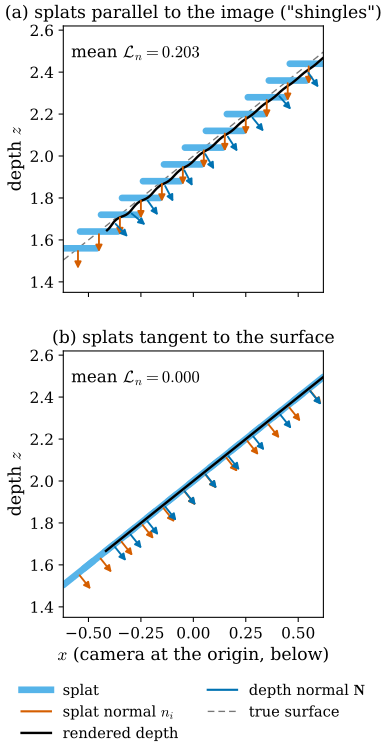

Recreate this plot in Python.
"""Figure 30.3.4: normal consistency = "every splat is tangent to the surface rendered from all splats" (Section 30.3).

Flatland 2DGS renderer (x horizontal, depth z vertical, camera at the origin below the plotted window, image coordinate
xi = x/z, 101 pixels in xi in [-0.25, 0.25]). True surface: the line z = 2 + 0.8 x (gray dashed).
16 splats with centers on that line, scale s = 0.06, opacity 0.95, Gaussian falloff exp(-u^2/2):
(a) "shingles": every splat is parallel to the image line (normal (0, -1), facing the camera);
(b) every splat is tangent to the line.
Per pixel: ray-splat intersections sorted by depth, alpha blending w_i = a_i prod_{j<i}(1 - a_j), expected depth
sum w_i z_i / sum w_i (the default depth_ratio = 0 of the official code); back-projected points p(xi) = z (xi, 1);
depth normal N from central differences of p (rotated by 90 deg and oriented toward the camera);
loss L_n = sum_i w_i (1 - <n_i, N>) with n_i the splat normal oriented toward the camera ([Huang24] eq. (14)).
Drawn: splats (light blue segments, +-1.5 s), splat normals n_i (vermillion), rendered depth curve (black), depth normals
N at every 10th pixel (blue), true surface (gray dashed). Mean L_n over pixels is printed in each panel.
Self-checks: tangent splats give L_n < 1e-6; shingles give mean L_n ~ 0.2 (1 - cos 38.7 deg = 0.219 times coverage).

Run from the project root: ``PYTHONPATH=tools python3 chapters/30-radiance-field-surfaces/figures/fig-30-3-4-normal-consistency.py``
"""

import os

os.environ.setdefault("OMP_NUM_THREADS", "4")
os.environ.setdefault("OPENBLAS_NUM_THREADS", "4")

import dgfig

dgfig.setup()

import matplotlib
import matplotlib.pyplot as plt
import numpy as np

matplotlib.rcParams.update({"font.size": 13, "axes.titlesize": 13.5, "axes.labelsize": 13,
                            "xtick.labelsize": 11.5, "ytick.labelsize": 11.5, "legend.fontsize": 11.5})
C = dgfig.COLORS
SLOPE, S, ALPHA = 0.8, 0.06, 0.95
xi = np.linspace(-0.25, 0.25, 101)
centers = np.stack([np.linspace(-0.75, 0.75, 16), 2 + SLOPE * np.linspace(-0.75, 0.75, 16)], 1)
tan = np.array([1, SLOPE]) / np.hypot(1, SLOPE)
nrm = np.array([-SLOPE, 1]) / np.hypot(1, SLOPE)


def render(splats):
    ed = np.full(len(xi), np.nan)
    per_pixel = []
    for k, x in enumerate(xi):
        hits = []
        for (cc, t, n) in splats:
            den = S * (t[0] - t[1] * x)
            if abs(den) < 1e-12:
                continue
            uu = -(cc[0] - cc[1] * x) / den
            p = cc + S * uu * t
            a = ALPHA * np.exp(-0.5 * uu * uu)
            if p[1] <= 0 or a < 1 / 255:
                continue
            nn = n if n @ (-p) > 0 else -n                  # rasterizer: normal faces the camera
            hits.append((p[1], a, nn))
        hits.sort(key=lambda h: h[0])
        T, A, zsum, wl = 1.0, 0.0, 0.0, []
        for z, a, nn in hits:
            w = a * T
            zsum += w * z
            A += w
            wl.append((w, nn))
            T *= 1 - a
        ed[k] = zsum / A
        per_pixel.append(wl)
    return ed, per_pixel


def depth_normals(z):
    p = np.stack([xi * z, z], 1)
    d = p[2:] - p[:-2]
    N = np.stack([d[:, 1], -d[:, 0]], 1)
    N /= np.linalg.norm(N, axis=1, keepdims=True)
    flip = np.einsum("ij,ij->i", N, -p[1:-1]) < 0
    N[flip] *= -1
    return p, N


configs = {"shingles": [(c0, np.array([1.0, 0.0]), np.array([0.0, 1.0])) for c0 in centers],
           "tangent": [(c0, tan, nrm) for c0 in centers]}
results = {}
for name, sp_ in configs.items():
    z, wl = render(sp_)
    p, N = depth_normals(z)
    L = np.array([sum(w * (1 - nv @ N[k - 1]) for w, nv in wl[k]) for k in range(1, len(xi) - 1)])
    results[name] = (p, N, L)
    print(f"{name}: mean L_n = {L.mean():.4f}, max {L.max():.4f}")
assert results["tangent"][2].max() < 1e-6
assert 0.15 < results["shingles"][2].mean() < 0.219

fig, axs = plt.subplots(2, 1, figsize=(5.8, 8.0), sharex=True, gridspec_kw=dict(hspace=0.22))
titles = {"shingles": "(a) splats parallel to the image (\"shingles\")", "tangent": "(b) splats tangent to the surface"}
xl = np.array([-0.62, 0.62])
for ax, name in zip(axs, ("shingles", "tangent")):
    p, N, L = results[name]
    ax.plot(xl, 2 + SLOPE * xl, color=C["aux"], lw=1.0, ls=(0, (5, 3)), zorder=1)
    for (c0, t, n) in configs[name]:
        if abs(c0[0]) > 0.62:
            continue
        seg = np.stack([c0 - 1.5 * S * t, c0 + 1.5 * S * t])
        ax.plot(*seg.T, color=C["region"], lw=5, solid_capstyle="round", zorder=2)
        nn = n if n @ (-c0) > 0 else -n
        ax.annotate("", xy=c0 + 0.11 * nn, xytext=c0,
                    arrowprops=dict(arrowstyle="-|>", color=C["normal"], lw=1.4, mutation_scale=10), zorder=4)
    ax.plot(p[:, 0], p[:, 1], color=C["main"], lw=1.8, zorder=3)
    for k in range(5, len(p), 10):
        ax.annotate("", xy=p[k] + 0.11 * N[k], xytext=p[k],
                    arrowprops=dict(arrowstyle="-|>", color=C["tangent"], lw=1.4, mutation_scale=10), zorder=5)
    ax.text(0.03, 0.93, rf"mean $\mathcal{{L}}_n = {L.mean():.3f}$", transform=ax.transAxes, fontsize=12.5, va="top",
            bbox=dict(fc="white", ec="none", pad=1))
    ax.set_aspect("equal")
    ax.set_ylim(1.35, 2.62)
    ax.set_ylabel(r"depth $z$")
    ax.set_title(titles[name], fontsize=13)
axs[1].set_xlim(*xl)
axs[1].set_xlabel(r"$x$ (camera at the origin, below)")
from matplotlib.lines import Line2D
handles = [Line2D([], [], color=C["region"], lw=5, label="splat"),
           Line2D([], [], color=C["normal"], lw=1.6, label=r"splat normal $n_i$"),
           Line2D([], [], color=C["main"], lw=1.8, label="rendered depth"),
           Line2D([], [], color=C["tangent"], lw=1.6, label=r"depth normal $\mathbf{N}$"),
           Line2D([], [], color=C["aux"], lw=1.0, ls=(0, (5, 3)), label="true surface")]
axs[1].legend(handles=handles, loc="upper center", bbox_to_anchor=(0.5, -0.2), ncol=2, frameon=False, fontsize=11)
dgfig.save(fig, __file__)
